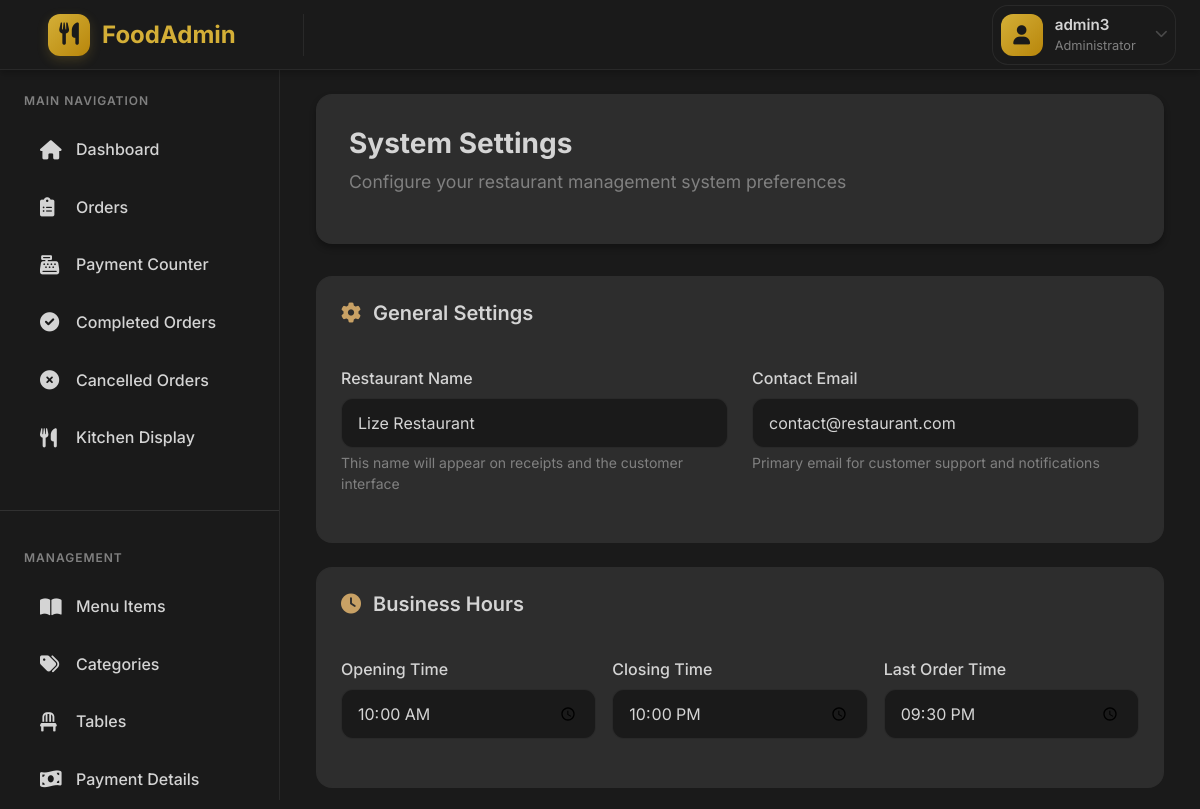
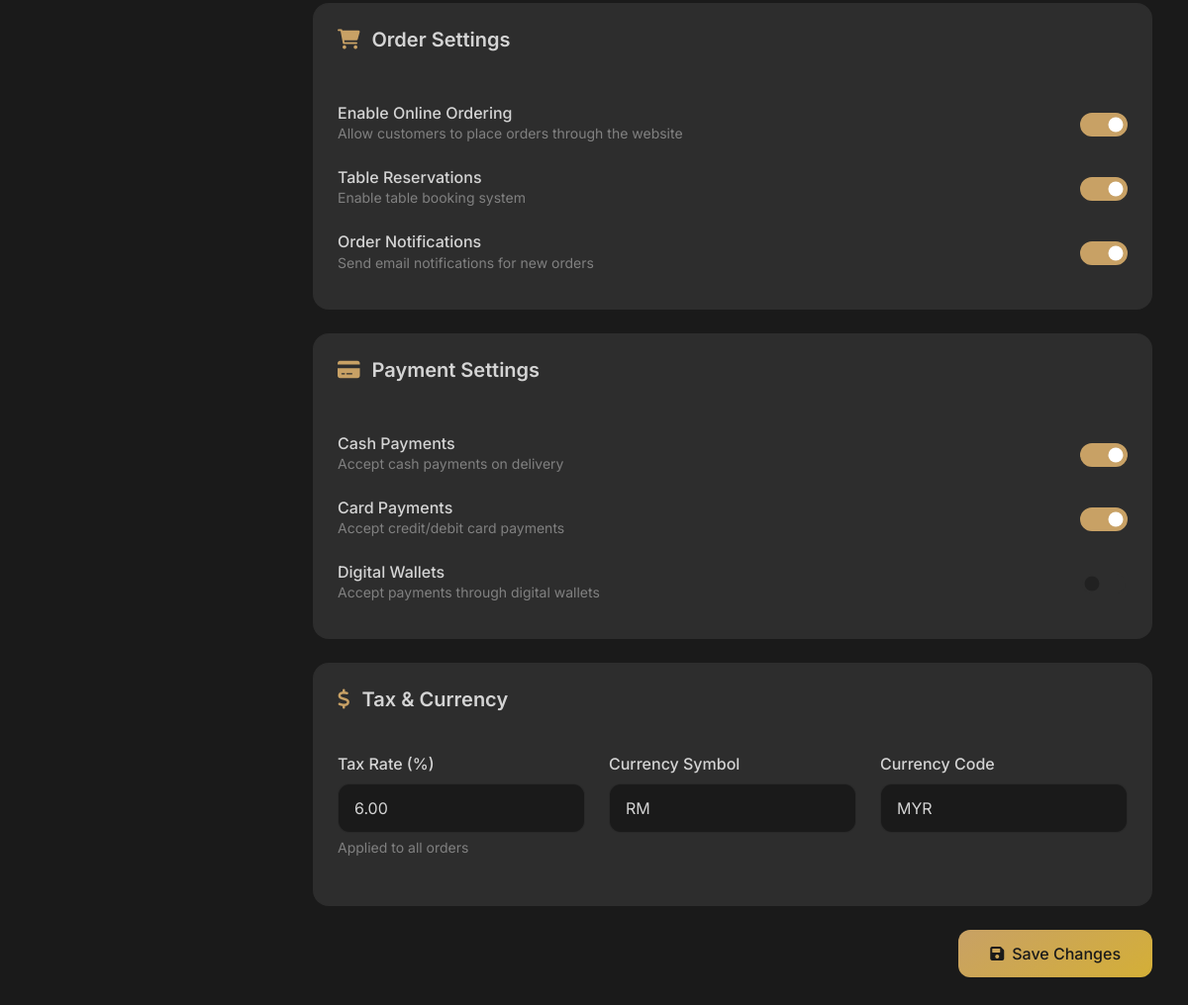
Page /admin/settings.php (signed in) on the committed database (2 pictures, top to bottom).
### tables this page shows
CREATE TABLE `settings` (
  `id` int(11) NOT NULL,
  `restaurant_name` varchar(255) NOT NULL DEFAULT 'My Restaurant',
  `contact_email` varchar(255) NOT NULL DEFAULT 'contact@restaurant.com',
  `opening_time` time NOT NULL DEFAULT '09:00:00',
  `closing_time` time NOT NULL DEFAULT '22:00:00',
  `last_order_time` time NOT NULL DEFAULT '21:30:00',
  `online_ordering` tinyint(1) DEFAULT 1,
  `reservations` tinyint(1) DEFAULT 1,
  `order_notifications` tinyint(1) DEFAULT 1,
  `cash_payments` tinyint(1) DEFAULT 1,
  `card_payments` tinyint(1) DEFAULT 1,
  `digital_payments` tinyint(1) DEFAULT 0,
  `tax_rate` decimal(5,2) DEFAULT 6.00,
  `tax_name` varchar(10) DEFAULT 'SST',
  `currency_symbol` varchar(10) DEFAULT 'RM',
  `currency_code` varchar(10) DEFAULT 'MYR',
  `created_at` timestamp NOT NULL DEFAULT current_timestamp(),
  `updated_at` timestamp NOT NULL DEFAULT current_timestamp() ON UPDATE current_timestamp()
);

### admin/settings.php (the view, shortened to what this page needs)
<?php
$database = new Database();
$db = $database->getConnection();
try {
    $settings_query = "SELECT * FROM settings LIMIT 1";
    $settings_stmt = $db->prepare($settings_query);
    $settings_stmt->execute();
    $settings = $settings_stmt->fetch(PDO::FETCH_ASSOC);
} catch (Exception $e) {
    error_log("Error fetching settings: " . $e->getMessage());
    $error_message = "Error loading settings: " . $e->getMessage();
    $settings = [];
}
?>
<div class="container-fluid">
    <div class="settings-header">
        <h1 class="settings-title">System Settings</h1>
        <p class="settings-subtitle">Configure your restaurant management system preferences</p>
    </div>
    <form method="POST" action="">
        <div class="settings-card">
            <h3 class="card-title">
                <i class="fas fa-cog"></i>
                General Settings
            </h3>
            <div class="row">
                <div class="col-md-6">
                    <div class="form-group">
                        <label class="form-label">Restaurant Name</label>
                        <input type="text" class="form-control" name="restaurant_name" value="<?php echo htmlspecialchars($settings['restaurant_name'] ?? 'My Restaurant'); ?>">
                        <div class="form-text">This name will appear on receipts and the customer interface</div>
                    </div>
                </div>
                <div class="col-md-6">
                    <div class="form-group">
                        <label class="form-label">Contact Email</label>
                        <input type="email" class="form-control" name="contact_email" value="<?php echo htmlspecialchars($settings['contact_email'] ?? 'contact@restaurant.com'); ?>">
                        <div class="form-text">Primary email for customer support and notifications</div>
                    </div>
                </div>
            </div>
        </div>
        <div class="settings-card">
            <h3 class="card-title">
                <i class="fas fa-clock"></i>
                Business Hours
            </h3>
            <div class="time-grid">
                <div class="form-group">
                    <label class="form-label">Opening Time</label>
                    <input type="time" class="form-control" name="opening_time" value="<?php echo htmlspecialchars($settings['opening_time'] ?? '09:00'); ?>">
                </div>
                <div class="form-group">
                    <label class="form-label">Closing Time</label>
                    <input type="time" class="form-control" name="closing_time" value="<?php echo htmlspecialchars($settings['closing_time'] ?? '22:00'); ?>">
                </div>
                <div class="form-group">
                    <label class="form-label">Last Order Time</label>
                    <input type="time" class="form-control" name="last_order_time" value="<?php echo htmlspecialchars($settings['last_order_time'] ?? '21:30'); ?>">
                </div>
            </div>
        </div>
        <div class="settings-card">
            <h3 class="card-title">
                <i class="fas fa-shopping-cart"></i>
                Order Settings
            </h3>
            <div class="custom-switch">
                <div>
                    <h6 class="switch-label">Enable Online Ordering</h6>
                    <p class="switch-description">Allow customers to place orders through the website</p>
                </div>
                <div class="form-check form-switch">
                    <input class="form-check-input" type="checkbox" name="online_ordering" <?php echo ($settings['online_ordering'] ?? 1) ? 'checked' : ''; ?>>
                </div>
            </div>
            <div class="custom-switch">
                <div>
                    <h6 class="switch-label">Table Reservations</h6>
                    <p class="switch-description">Enable table booking system</p>
                </div>
                <div class="form-check form-switch">
                    <input class="form-check-input" type="checkbox" name="reservations" <?php echo ($settings['reservations'] ?? 1) ? 'checked' : ''; ?>>
                </div>
            </div>
            <div class="custom-switch">
                <div>
                    <h6 class="switch-label">Order Notifications</h6>
                    <p class="switch-description">Send email notifications for new orders</p>
                </div>
                <div class="form-check form-switch">
                    <input class="form-check-input" type="checkbox" name="order_notifications" <?php echo ($settings['order_notifications'] ?? 1) ? 'checked' : ''; ?>>
                </div>
            </div>
        </div>
        <div class="settings-card">
            <h3 class="card-title">
                <i class="fas fa-credit-card"></i>
                Payment Settings
            </h3>
            <div class="custom-switch">
                <div>
                    <h6 class="switch-label">Cash Payments</h6>
                    <p class="switch-description">Accept cash payments on delivery</p>
                </div>
                <div class="form-check form-switch">
                    <input class="form-check-input" type="checkbox" name="cash_payments" <?php echo ($settings['cash_payments'] ?? 1) ? 'checked' : ''; ?>>
                </div>
            </div>
            <div class="custom-switch">
                <div>
                    <h6 class="switch-label">Card Payments</h6>
                    <p class="switch-description">Accept credit/debit card payments</p>
                </div>
                <div class="form-check form-switch">
                    <input class="form-check-input" type="checkbox" name="card_payments" <?php echo ($settings['card_payments'] ?? 1) ? 'checked' : ''; ?>>
                </div>
            </div>
            <div class="custom-switch">
                <div>
                    <h6 class="switch-label">Digital Wallets</h6>
                    <p class="switch-description">Accept payments through digital wallets</p>
                </div>
                <div class="form-check form-switch">
                    <input class="form-check-input" type="checkbox" name="digital_payments" <?php echo ($settings['digital_payments'] ?? 0) ? 'checked' : ''; ?>>
                </div>
            </div>
        </div>
        <div class="settings-card">
            <h3 class="card-title">
                <i class="fas fa-dollar-sign"></i>
                Tax & Currency
            </h3>
            <div class="row">
                <div class="col-md-4">
                    <div class="form-group">
                        <label class="form-label">Tax Rate (%)</label>
                        <input type="number" class="form-control" name="tax_rate" value="<?php echo htmlspecialchars($settings['tax_rate'] ?? 6); ?>" min="0" max="100" step="0.1">
                        <div class="form-text">Applied to all orders</div>
                    </div>
                </div>
                <div class="col-md-4">
                    <div class="form-group">
                        <label class="form-label">Currency Symbol</label>
                        <input type="text" class="form-control" name="currency_symbol" value="<?php echo htmlspecialchars($settings['currency_symbol'] ?? 'RM'); ?>">
                    </div>
                </div>
                <div class="col-md-4">
                    <div class="form-group">
                        <label class="form-label">Currency Code</label>
                        <input type="text" class="form-control" name="currency_code" value="<?php echo htmlspecialchars($settings['currency_code'] ?? 'MYR'); ?>">
                    </div>
                </div>
            </div>
        </div>
        <div class="text-end mb-4">
            <button type="submit" class="btn btn-save">
                <i class="fas fa-save me-2"></i>Save Changes
            </button>
        </div>
    </form>
</div>
<?php
include 'includes/layout.php';
?>

### admin/includes/layout.php (style rules this page uses)
:root { --primary-color: #7C3AED; --primary-dark: #6D28D9; --primary-light: #8B5CF6; --success-color: #10B981; --warning-color: #F59E0B; --danger-color: #EF4444; --info-color: #3B82F6; --navbar-height: 70px; --sidebar-width: 280px; --body-bg: #F3F4F6; --card-bg: #FFFFFF; --text-primary: #1F2937; --text-secondary: #4B5563; --text-muted: #9CA3AF; --border-color: rgba(124, 58, 237, 0.1); }
body { min-height: 100vh; background: var(--body-bg); padding-top: var(--navbar-height); font-family: 'Inter', sans-serif; }
.btn { border-radius: 12px; padding: 0.625rem 1.25rem; font-weight: 500; transition: all 0.3s ease; }
.form-control { border-radius: 12px; padding: 0.75rem 1rem; border: 1px solid var(--border-color); transition: all 0.3s ease; }

### admin/settings.php (style rules this page uses)
:root { --primary: #c8a165; --primary-light: #d4af37; --success: #4caf50; --warning: #ff9800; --danger: #f44336; --info: #3b82f6; --bg-dark: #1a1a1a; --surface-dark: #2d2d2d; --text-primary: #ffffff; --text-secondary: #cccccc; --border-color: rgba(200, 161, 101, 0.2); --card-shadow: 0 4px 6px rgba(0, 0, 0, 0.3); }
body { background: var(--bg-dark); color: var(--text-primary); }
.settings-header { background: var(--surface-dark); border-radius: 16px; padding: 2rem; margin-bottom: 2rem; box-shadow: var(--card-shadow); border: 1px solid var(--border-color); }
.settings-title { font-size: 1.75rem; font-weight: 700; color: var(--text-primary); margin: 0; }
.settings-subtitle { color: var(--text-secondary); font-size: 1.1rem; margin-top: 0.5rem; }
.settings-card { background: var(--surface-dark); border-radius: 16px; padding: 1.5rem; margin-bottom: 1.5rem; border: 1px solid var(--border-color); transition: all 0.3s ease; }
.card-title { font-size: 1.25rem; font-weight: 600; color: var(--text-primary); margin-bottom: 1.5rem; padding-bottom: 1rem; border-bottom: 1px solid var(--border-color); display: flex; align-items: center; gap: 0.75rem; }
.card-title i { color: var(--primary); }
.form-group { margin-bottom: 1.5rem; }
.form-label { font-weight: 500; color: var(--text-primary); margin-bottom: 0.5rem; }
.form-text { color: var(--text-secondary); font-size: 0.875rem; margin-top: 0.25rem; }
.form-control { background: var(--bg-dark); border: 1px solid var(--border-color); color: var(--text-primary); border-radius: 12px; padding: 0.75rem 1rem; transition: all 0.3s ease; }
.custom-switch { display: flex; align-items: center; justify-content: space-between; padding: 0.75rem 0; border-bottom: 1px solid var(--border-color); transition: all 0.3s ease; }
.custom-switch:last-child { border-bottom: none; }
.switch-label { font-weight: 500; color: var(--text-primary); margin: 0; }
.switch-description { color: var(--text-secondary); font-size: 0.875rem; margin: 0; }
.form-switch { padding-left: 3em; }
.form-switch .form-check-input { width: 3em; height: 1.5em; cursor: pointer; background-color: var(--surface-dark); border: 2px solid var(--border-color); }
.form-switch .form-check-input:checked { background-color: var(--primary); border-color: var(--primary); }
.btn-save { background: linear-gradient(145deg, var(--primary), var(--primary-light)); color: var(--bg-dark); border: none; padding: 0.75rem 2rem; border-radius: 12px; font-weight: 500; transition: all 0.3s ease; }
.time-grid { display: grid; grid-template-columns: repeat(auto-fit, minmax(200px, 1fr)); gap: 1rem; }
input[type="time"] { background: var(--bg-dark); border: 1px solid var(--border-color); color: var(--text-primary); border-radius: 12px; padding: 0.75rem 1rem; width: 100%; }

### admin/includes/navbar.php (style rules this page uses)
:root { --navbar-bg: #1a1a1a; --card-bg: #1a1a1a; --primary-color: #d4af37; --primary-dark: #b8860b; --text-primary: #d4d4d4; --text-secondary: #808080; --text-muted: #4a4a4a; --border-color: rgba(45, 45, 45, 0.8); --danger-color: #8b0000; }

### rows in the picture
settings: restaurant_name "Lize Restaurant", contact_email "contact@restaurant.com", opening_time "10:00:00", closing_time "22:00:00", last_order_time "21:30:00", online_ordering "☑", reservations "☑", order_notifications "☑", cash_payments "☑", card_payments "☑", tax_rate "6.00", currency_symbol "RM", currency_code "MYR"

### other values in the picture
$_SESSION['admin_username'] "admin3"
